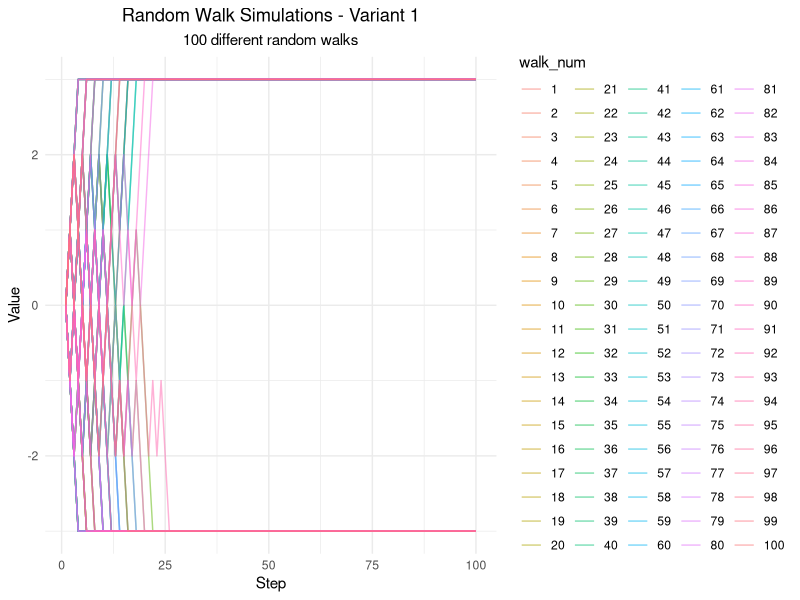
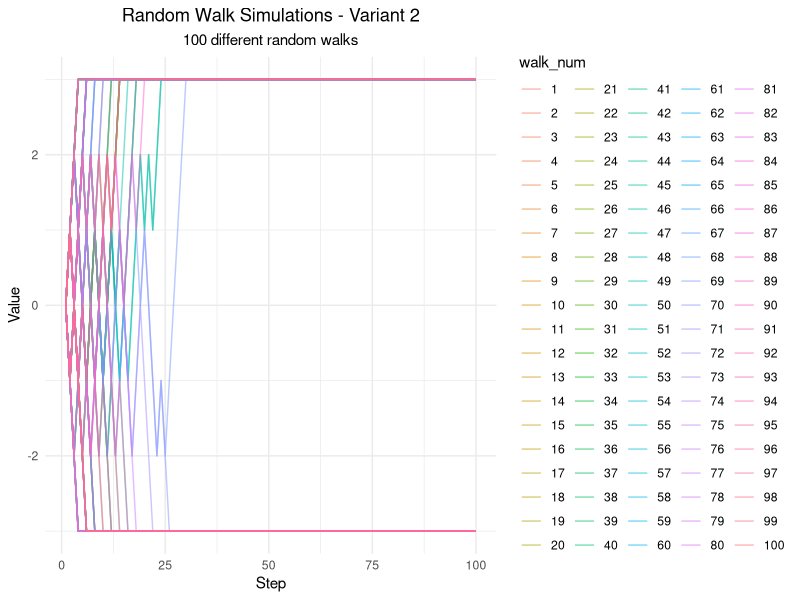
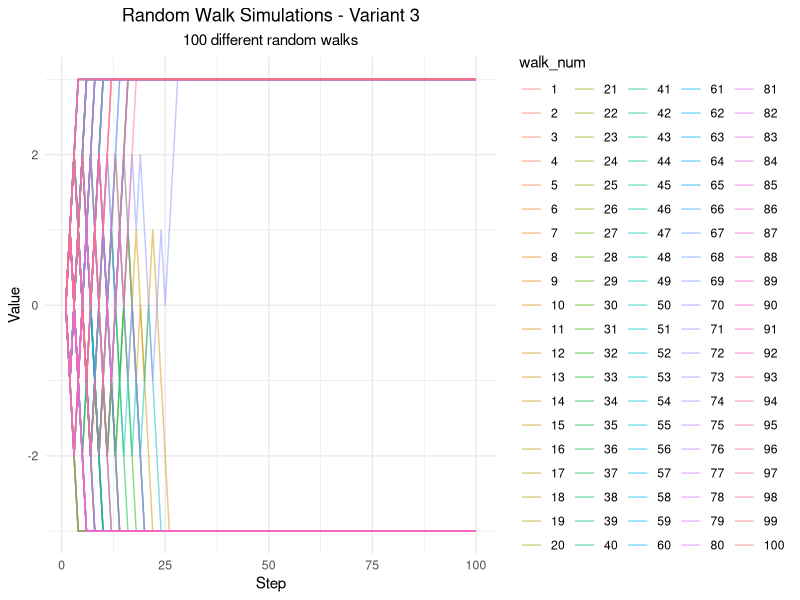
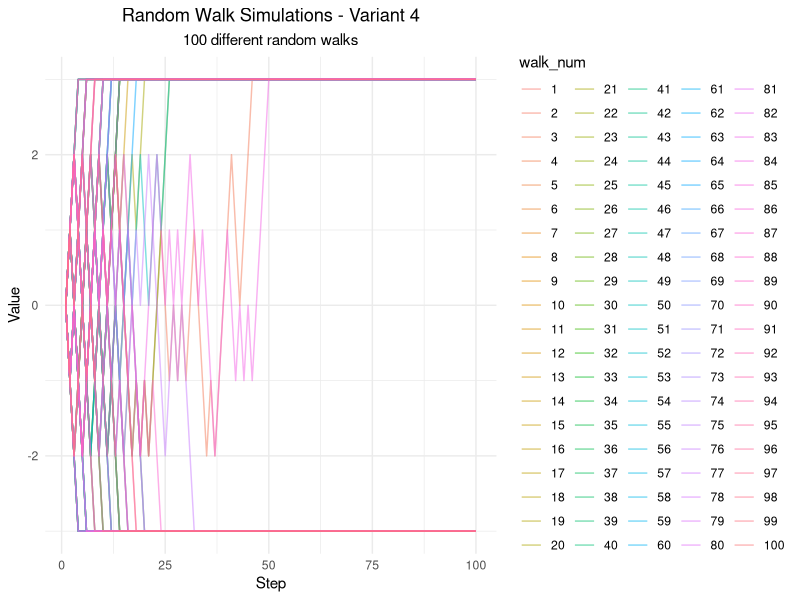
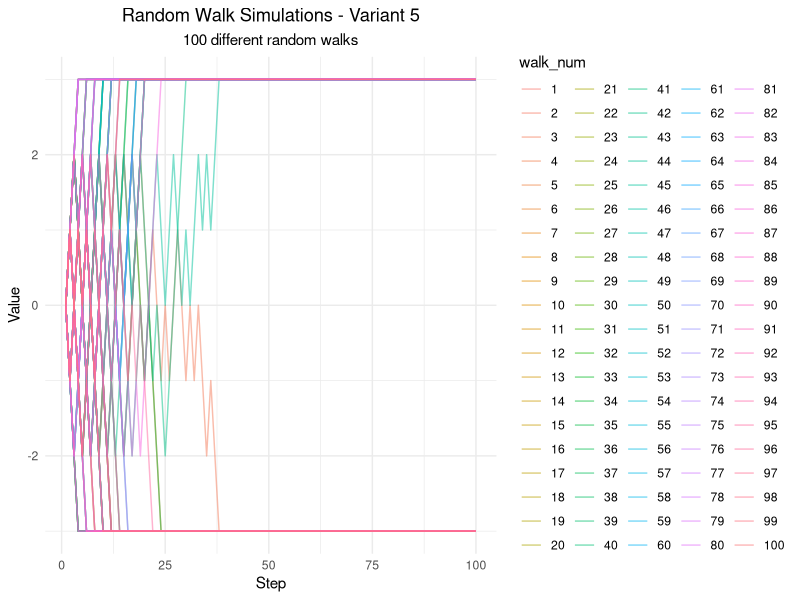
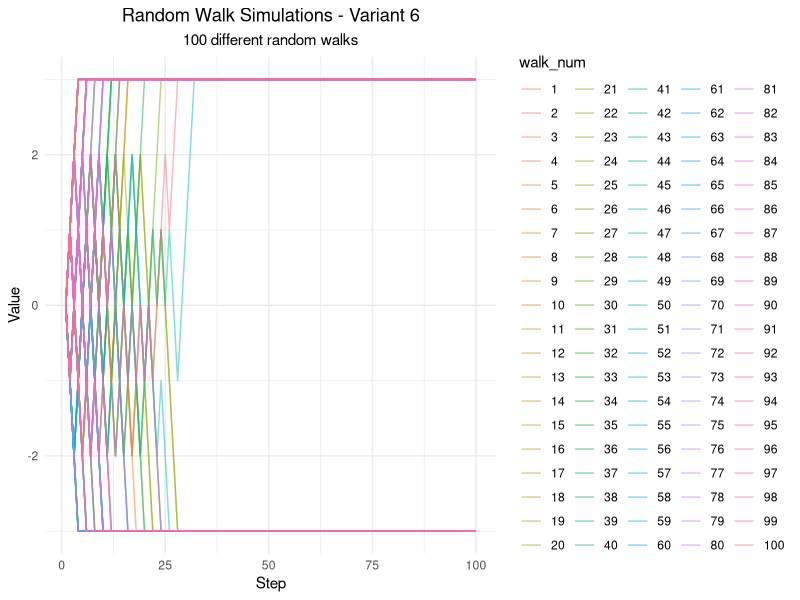
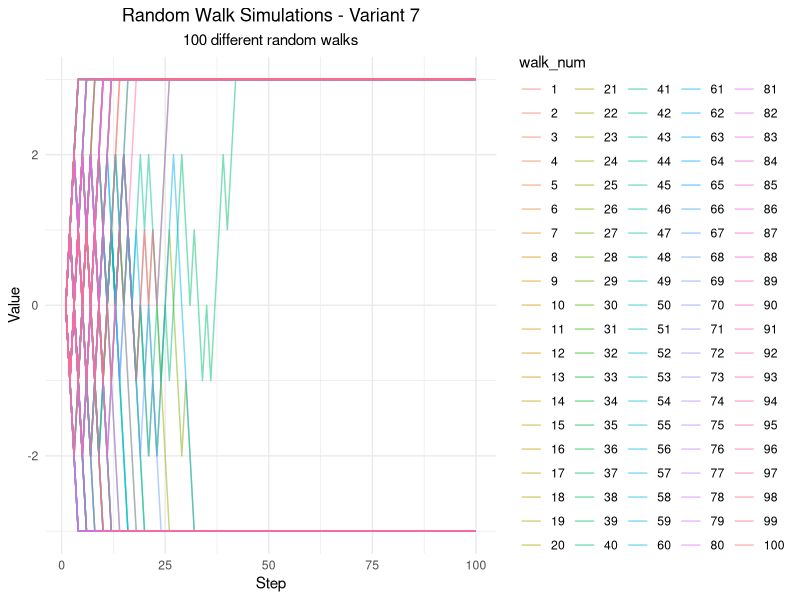
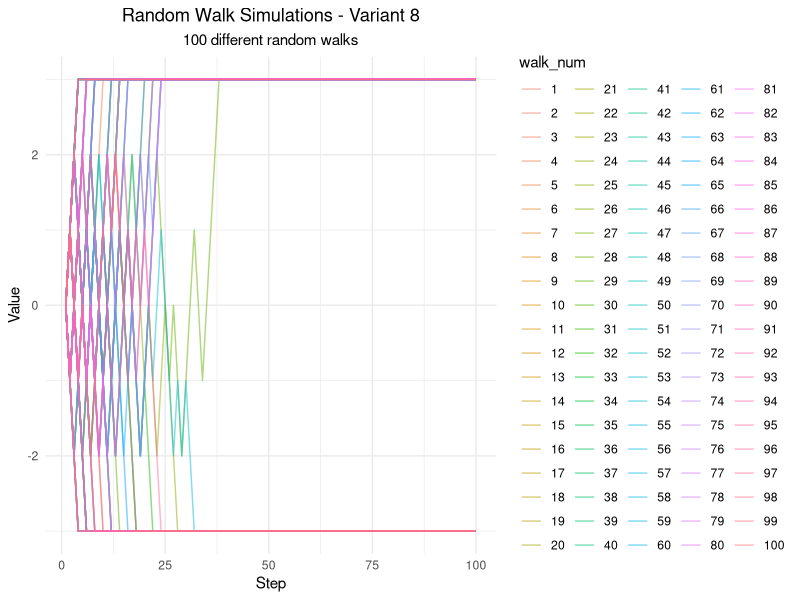

Here is the R script that generated these plots, in order:
# install.packages("ggplot2")
library(ggplot2)

RW <- function(N) {
  steps <- c(0, sample(c(-1, 1), N-1, replace = TRUE))
  x <- cumsum(steps)
  return(x)
}

clip_values <- function(x) {
  x <- pmax(-3, pmin(3, x))
  if (length(x[x == 3]) > 0) {
    x[(which(x == 3)[1] + 1):length(x)] <- 3
  }
  if (length(x[x == -3]) > 0) {
    x[(which(x == -3)[1] + 1):length(x)] <- -3
  }
  return(x)
}

set.seed(NULL)

num_walks <- 100
num_steps <- 100

for (i in 1:10) {
  result_list <- vector("list", num_walks)
  for (j in 1:num_walks) {
    P <- RW(num_steps)
    P <- clip_values(P)
    result_list[[j]] <- P
  }

  min_length <- min(sapply(result_list, length))
  result_list <- lapply(result_list, function(x) x[1:min_length])
  
  data_df <- data.frame(step = rep(1:min_length, num_walks),
                        value = unlist(result_list),
                        walk_num = factor(rep(1:num_walks, each = min_length)),
                        variant = factor(rep(i, num_walks * min_length)))
  
  p <- ggplot(data_df, aes(x = step, y = value, group = walk_num, color = walk_num)) +
    geom_line(alpha = 0.5) +
    theme_minimal() +
    labs(x = "Step", y = "Value", title = paste0("Random Walk Simulations - Variant ", i),
         subtitle = "100 different random walks") +
    theme(plot.title = element_text(hjust = 0.5),
          plot.subtitle = element_text(hjust = 0.5))
  

  p <- p + coord_cartesian(ylim = c(-3, 3))
  

  filename <- paste0("random_walk_variant_", i, ".png")
  ggsave(filename, plot = p, width = 8, height = 6, dpi = 300)
}
